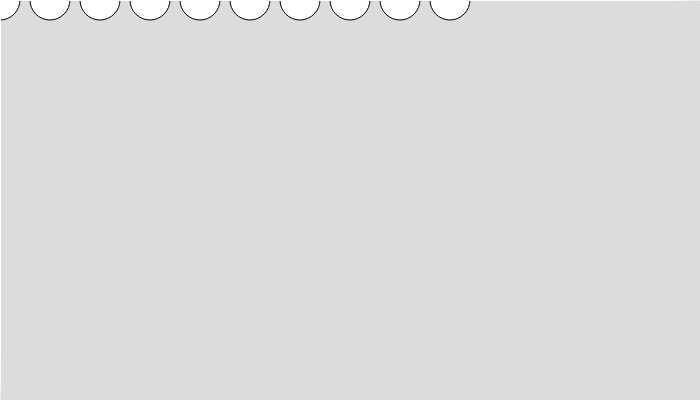
Frame 1 (no input)
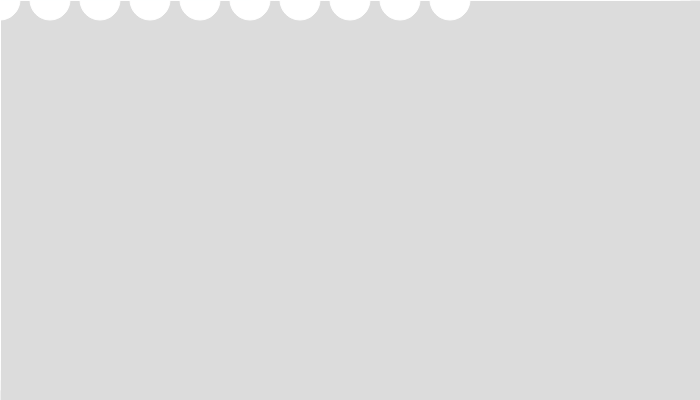
Frame 60 (no input)
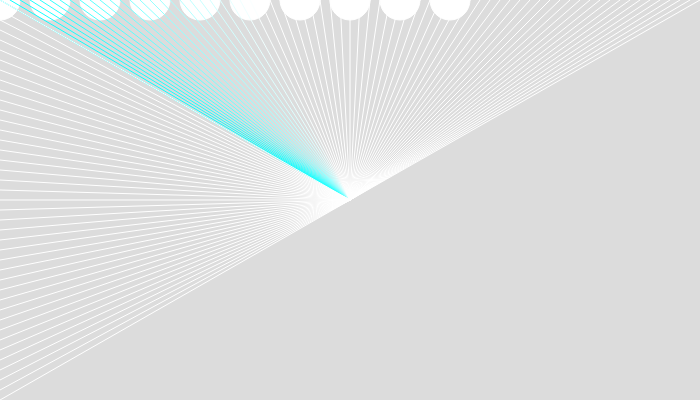
Frame 120 (the mouse pressed at the canvas centre since frame 60)

The p5.js sketch that drew these frames (run headless with seeded random() and noise() and a simulated clock; from frame 60 on, the mouse is pressed at the canvas centre):

// p5.js sketch
// ── sketch.js
function setup() {
  createCanvas(700, 400);
}

function draw() {
  background(220);

  /*line(0, 0, mouseX, mouseY);
  line(10, 0, mouseX, mouseY);
  line(20, 0, mouseX, mouseY);
  line(30, 0, mouseX, mouseY);
  line(40, 0, mouseX, mouseY);
  line(50, 0, mouseX, mouseY);
  line(60, 0, mouseX, mouseY);
  line(70, 0, mouseX, mouseY);
  line(80, 0, mouseX, mouseY);*/

  // WHILE SCHLEIFE
  // while(CONDITION == true) { 
  //  Inhalt wird immer wieder ausgeführt, 
  //  bis die Bedingung nicht mehr erfüllt ist
  // }
  let counter = 0;
  while(counter < 10){
    ellipse(counter * 50, 0, 40, 40);
    counter = counter + 1;
  }

  // Zählervariable definieren
  let xPos = 0;

  //while( Bedingung )
  while(xPos <= width){
    stroke(xPos, 255, 255);
    line(xPos, 0, mouseX, mouseY);
    // Incrementor
    xPos = xPos + 10;
  }


  /*let yPos = 0;
  while(yPos <= height){
    line(0, yPos, mouseX, mouseY);
    yPos = yPos + 20;
  }*/

  // for(VARIABLENDEFINITION; CONDITION; INCREMENTOR){ ... }
  for(let yPos = 0; yPos <= height; yPos = yPos + 10){
    line(0, yPos, mouseX, mouseY);
  }


}
